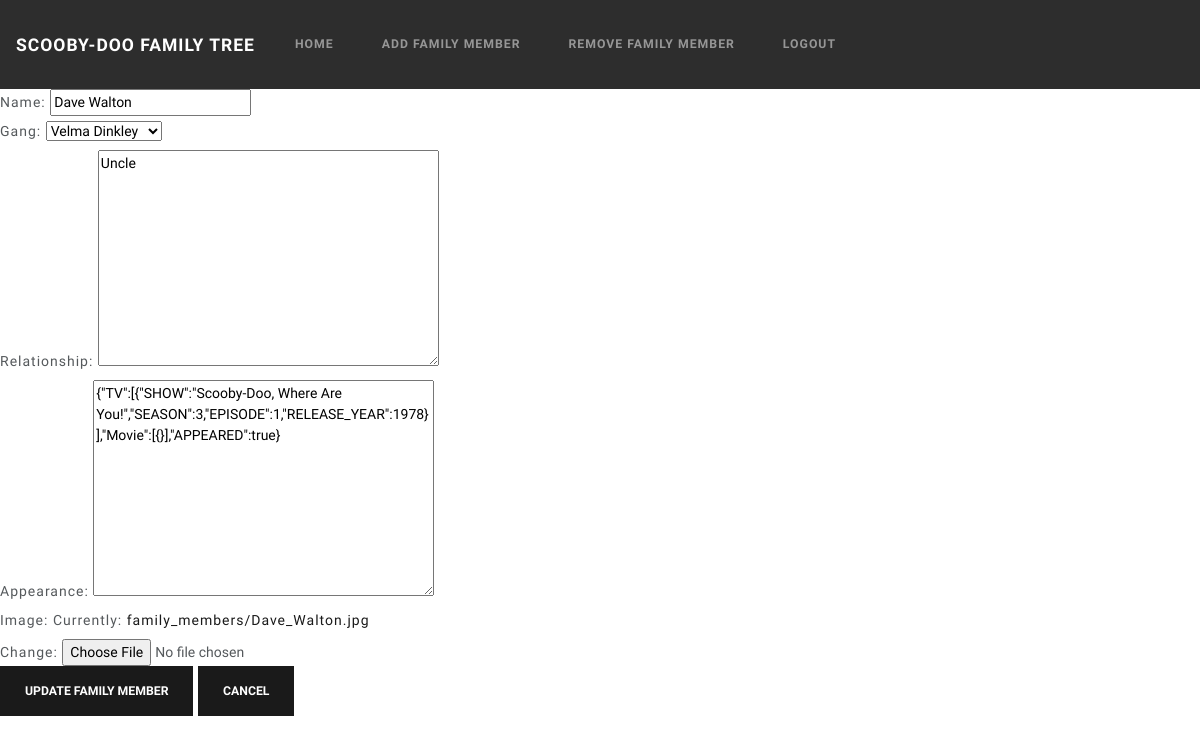
Screenshot of /family_tree/edit_member/1/ (signed in) with the database file from the repository.
### family_tree/models.py (models this page shows)
class FamilyModel(models.Model):
    GANG_CHOICES = [
        ('Scooby-Doo', 'Scooby-Doo'),           # (stored value, display value)
        ('Shaggy Rogers', 'Shaggy Rogers'),
        ('Fred Jones', 'Fred Jones'),
        ('Daphne Blake', 'Daphne Blake'),
        ('Velma Dinkley', 'Velma Dinkley'),
    ]
    user = models.ForeignKey(User, on_delete=models.CASCADE)
    name = models.CharField(max_length=100)
    gang = models.CharField(max_length=100, choices=GANG_CHOICES)
    relationship = models.TextField(max_length=200, blank=True)
    appearance = models.TextField(max_length=200, blank=True)
    image = models.ImageField(upload_to='family_members/',
                              default='family_members/Not_Found.jpg')

### family_tree/views.py (the view)
# urls.py: path('edit_member/<int:member_id>/', edit_member, name='edit_member'),
@login_required(login_url='family_tree:login')
def edit_member(request, member_id):
    try:
        member = FamilyModel.objects.get(id=member_id)
        if request.method == "POST":
            family_form = FamilyForm(request.POST, request.FILES)
            if family_form.is_valid():
                member.name = request.POST.get('name')
                member.relationship = request.POST.get('relationship')
                member.gang = request.POST.get('gang')
                member.appearance = request.POST.get('appearance')
                member.image = 'family_members/'+request.POST.get('image')
                member.save()
                return HttpResponseRedirect(reverse('family_tree:index'))
            else:
                return HttpResponse("Invalid Form")
        else:
            family_form = FamilyForm(instance=member)
            ctx = {"member": member, "form": family_form}
            return render(request, "family_tree/pages/edit_member.html", ctx)
    except FamilyModel.DoesNotExist:
        return HttpResponse('Invalid ID', status=400)

### family_tree/forms.py
class FamilyForm(forms.ModelForm):
    class Meta:
        model = FamilyModel
        fields = ['name', 'gang', 'relationship', 'appearance', 'image']
    def __init__(self, *args, **kwargs):
        super().__init__(*args, **kwargs)
        self.fields['name'].widget.attrs.update({'data-testid': 'name'})
        self.fields['gang'].widget.attrs.update({'data-testid': 'gang'})
        self.fields['relationship'].widget.attrs.update({'data-testid': 'relationship'})
        self.fields['appearance'].widget.attrs.update({'data-testid': 'appearance'})
        self.fields['image'].widget.attrs.update({'data-testid': 'image'})

### family_tree/templates/family_tree/pages/edit_member.html (shortened to what this page needs)
{% extends 'family_tree/pages/layout.html' %}
{% block content %}
    <div class="input-container">
        <form method="POST" action="{% url 'family_tree:edit_member' member.id%}">
            {{ form }}
            <button id="editMember" data-testid="editMember" class="btn btn-primary">Update Family Member</button>
            <button id="cancel" data-testid="cancel" class="btn btn-primary">Cancel</button>
        </form>
    </div>
{% endblock %}

### rows the page displays
FamilyModel: name "Dave Walton", gang "Velma Dinkley", relationship "Uncle", appearance "{\"TV\":[{\"SHOW\":\"Scooby-Doo, Where Are You!\",\"SEASON\":3,\"EPISODE\":1,\"RELEASE_YEAR\":1978}],\"Movie\":[{}],\"APPEARED\":true}"
